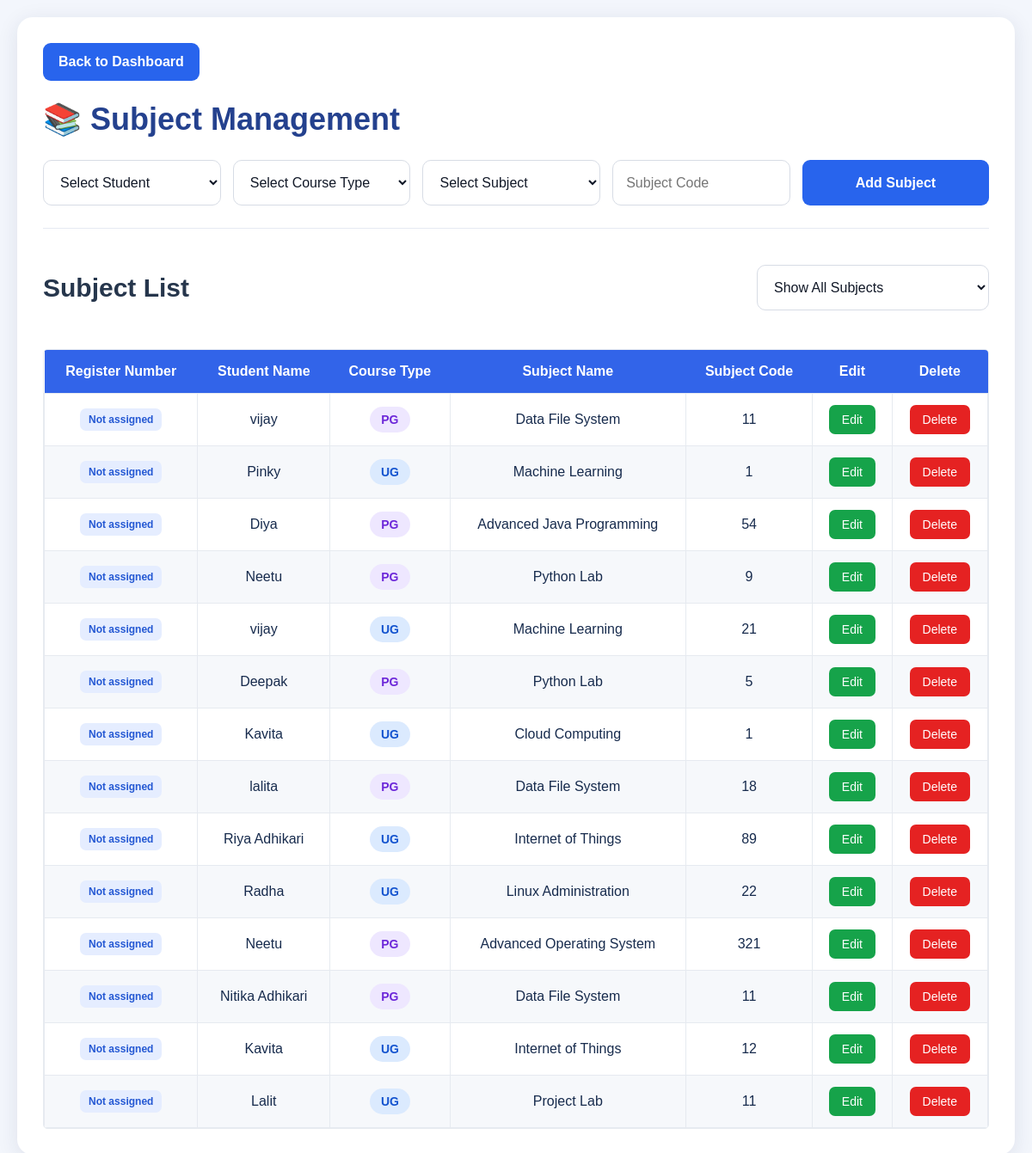
Before: /subjects with the older database file.
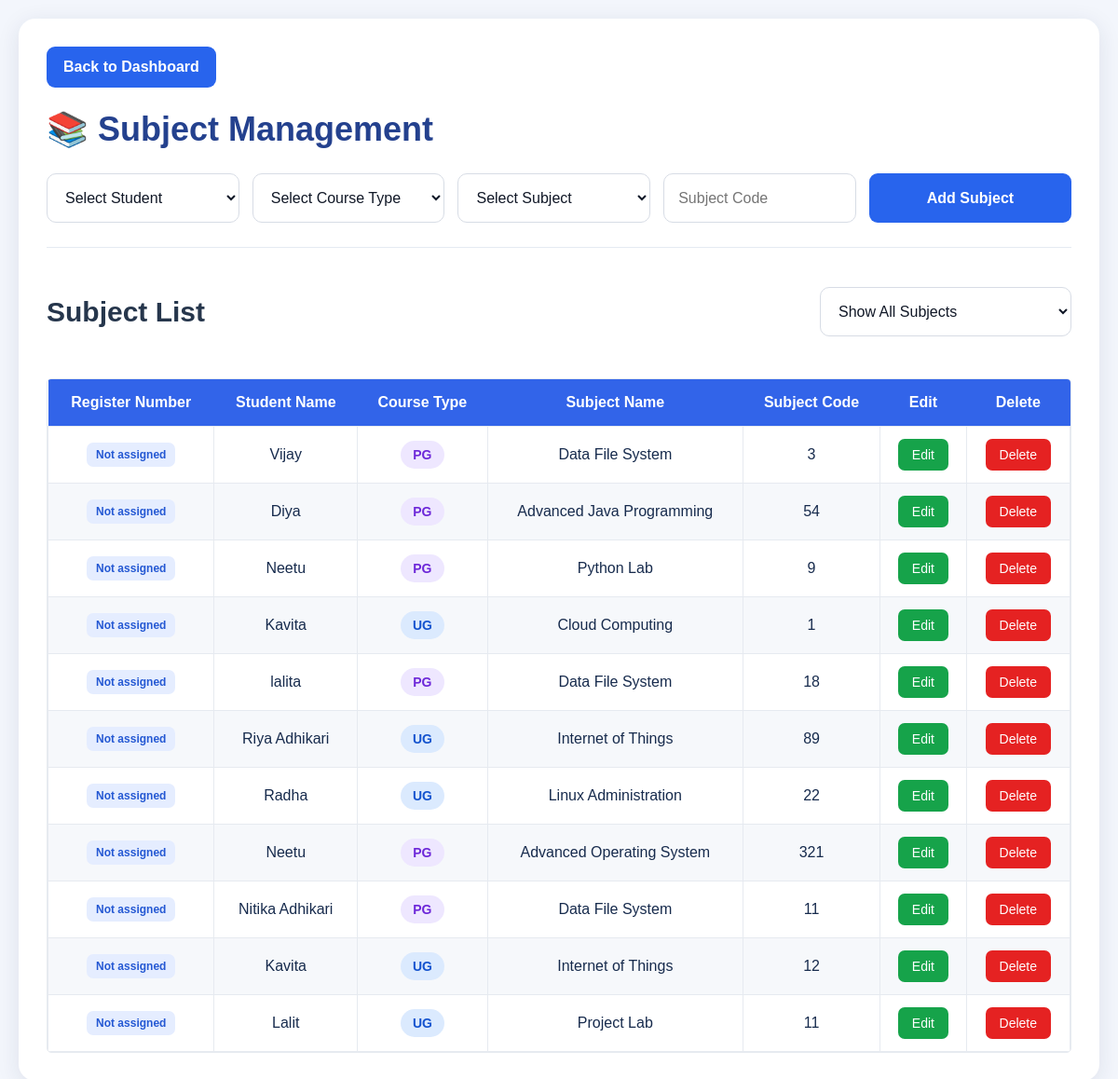
After: the same page with the newer database file.
### tables this page shows
CREATE TABLE subjects (
            id INTEGER PRIMARY KEY AUTOINCREMENT,
            student_name TEXT,
            subject_name TEXT NOT NULL,
            subject_code TEXT,
            course_type TEXT DEFAULT 'UG'
        );

### app.py (the view, shortened to what this page needs)
@app.route("/subjects", methods=["GET", "POST"])
def subjects():
    conn = get_db()
    try:
        students_data = conn.execute("""
            SELECT
                id,
                name,
                email,
                course,
                semester,
                UPPER(TRIM(COALESCE(course_type, 'UG'))) AS course_type,
                student_code
            FROM students
            ORDER BY name
        """).fetchall()
        course_filter = valid_course_type(
            request.args.get("course_type")
        )
        if course_filter:
            subjects_data = conn.execute("""
                SELECT
                    sub.id,
                    sub.student_name,
                    sub.subject_name,
                    sub.subject_code,
                    UPPER(TRIM(COALESCE(sub.course_type, 'UG')))
                        AS course_type,
                    s.student_code
                FROM subjects AS sub
                LEFT JOIN students AS s
                    ON LOWER(TRIM(s.name)) =
                       LOWER(TRIM(sub.student_name))
                   AND UPPER(TRIM(COALESCE(s.course_type, 'UG'))) =
                       UPPER(TRIM(COALESCE(sub.course_type, 'UG')))
                WHERE UPPER(TRIM(COALESCE(sub.course_type, 'UG'))) = ?
                ORDER BY sub.id DESC
            """, (course_filter,)).fetchall()
        else:
            subjects_data = conn.execute("""
                SELECT
                    sub.id,
                    sub.student_name,
                    sub.subject_name,
                    sub.subject_code,
                    UPPER(TRIM(COALESCE(sub.course_type, 'UG')))
                        AS course_type,
                    s.student_code
                FROM subjects AS sub
                LEFT JOIN students AS s
                    ON LOWER(TRIM(s.name)) =
                       LOWER(TRIM(sub.student_name))
                   AND UPPER(TRIM(COALESCE(s.course_type, 'UG'))) =
                       UPPER(TRIM(COALESCE(sub.course_type, 'UG')))
                ORDER BY sub.id DESC
            """).fetchall()
        return render_template(
            "subjects.html",
            students=students_data,
            subjects=subjects_data,
            course_filter=course_filter
        )
    finally:
        conn.close()

### app.py (called while the page is built)
def get_db():
    conn = sqlite3.connect(DB_PATH)
    conn.row_factory = sqlite3.Row
    return conn

def valid_course_type(value):
    value = (value or "").strip().upper()
    return value if value in ("UG", "PG") else ""

### templates/subjects.html (shortened to what this page needs)
<!DOCTYPE html>
<html lang="en">
<head>
</head>
<body>
    <main class="container">
        <a href="{{ url_for('dashboard') }}" class="back-btn">
            Back to Dashboard
        </a>
        <h1>📚 Subject Management</h1>
        <form class="subject-form"
              method="POST"
              action="{{ url_for('subjects') }}">
            <select name="student_name" id="studentName" required>
                <option value="">Select Student</option>
            </select>
            <select name="course_type" id="courseType" required>
                <option value="">Select Course Type</option>
            </select>
            <select name="subject_name" id="subjectName" required>
                <option value="">Select Subject</option>
            </select>
            <input type="text"
                   name="subject_code"
                   placeholder="Subject Code"
                   maxlength="30"
                   required>
            <button type="submit" class="add-btn">
                 Add Subject
            </button>
        </form>
        <section class="list-section">
            <div class="list-heading">
                <h2>Subject List</h2>
                <select id="listFilter"
                        class="filter-select"
                        aria-label="Filter subjects">
                    <option value="ALL">Show All Subjects</option>
                </select>
            </div>
            <div class="table-wrapper">
                <table>
                    <thead>
                        <tr>
                            <th>Register Number</th>
                            <th>Student Name</th>
                            <th>Course Type</th>
                            <th>Subject Name</th>
                            <th>Subject Code</th>
                            <th>Edit</th>
                            <th>Delete</th>
                        </tr>
                    </thead>
                    <tbody id="subjectTableBody">
                        {% for subject in subjects %}
                        <tr data-course="{{ (subject['course_type'] or '')|upper }}">
                            <td>
                                <span class="student-code">
                                    {{ subject['student_code'] or 'Not assigned' }}
                                </span>
                            </td>
                            <td>{{ subject['student_name'] }}</td>
                            <td>
                                <span class="course-badge {{ 'pg' if (subject['course_type'] or '')|upper == 'PG' else 'ug' }}">
                                    {{ (subject['course_type'] or 'UG')|upper }}
                                </span>
                            </td>
                            <td>{{ subject['subject_name'] }}</td>
                            <td>{{ subject['subject_code'] }}</td>
                            <td>
                                <a class="action-btn edit-btn"
                                   href="{{ url_for('edit_subject', id=subject['id']) }}">
                                    Edit
                                </a>
                            </td>
                            <td>
                                <button type="button"
                                        class="action-btn delete-btn"
                                        data-url="{{ url_for('delete_subject', id=subject['id']) }}"
                                        data-name="{{ subject['subject_name'] }}"
                                        onclick="openDeleteModal(this.dataset.url, this.dataset.name)">
                                    Delete
                                </button>
                            </td>
                        </tr>
                        {% else %}
                        <tr>
                            <td colspan="7" class="empty-row">
                                No subjects added yet.
                            </td>
                        </tr>
                        {% endfor %}
                    </tbody>
                </table>
            </div>
        </section>
    </main>
</body>
</html>

### templates/subjects.html (style rules this page uses)
* { box-sizing: border-box; }
body { margin: 0; padding: 20px; background: #f3f6fc; color: #172b4d; font-family: Arial, Helvetica, sans-serif; }
.container { max-width: 1600px; margin: 0 auto; padding: 30px; background: #fff; border-radius: 18px; box-shadow: 0 5px 24px rgba(26, 43, 77, .10); }
.back-btn, .add-btn { display: inline-block; padding: 13px 18px; border: 0; border-radius: 9px; background: #2864ed; color: #fff; font-weight: 700; text-decoration: none; cursor: pointer; }
.back-btn { margin-bottom: 24px; }
h1 { margin: 0 0 26px; color: #24418e; font-size: clamp(26px, 3vw, 36px); }
.subject-form { display: grid; grid-template-columns: repeat(4, minmax(130px, 1fr)) minmax(150px, 1.05fr); gap: 14px; align-items: center; padding-bottom: 26px; border-bottom: 1px solid #e5eaf2; }
select, input { width: 100%; min-width: 0; height: 53px; padding: 0 15px; border: 1px solid #d7dce5; border-radius: 10px; background: #fff; color: #111827; font-size: 16px; outline: none; }
.add-btn { height: 53px; font-size: 16px; }
.list-heading { display: flex; justify-content: space-between; align-items: center; gap: 20px; margin: 42px 0 45px; }
.list-heading h2 { margin: 0; color: #26364c; font-size: 30px; }
.filter-select { max-width: 270px; }
.table-wrapper { width: 100%; overflow-x: auto; border: 1px solid #e7ebf0; border-radius: 5px; }
table { width: 100%; min-width: 900px; border-collapse: collapse; text-align: center; }
thead { background: #3264e9; color: white; }
th { padding: 16px 12px; font-size: 16px; white-space: nowrap; }
td { padding: 13px 12px; border: 1px solid #e6eaf0; color: #172b4d; font-size: 16px; }
tbody tr:nth-child(even) { background: #f6f8fb; }
.student-code { display: inline-block; padding: 6px 10px; border-radius: 7px; background: #e5edff; color: #2458d3; font-size: 12px; font-weight: 700; white-space: nowrap; }
.course-badge { display: inline-block; min-width: 46px; padding: 7px 13px; border-radius: 20px; font-size: 14px; font-weight: 700; }
.course-badge.ug { background: #dbeafe; color: #1554cf; }
.course-badge.pg { background: #eee7ff; color: #6d28d9; }
.action-btn { display: inline-block; padding: 9px 15px; border: 0; border-radius: 7px; color: #fff; text-decoration: none; font-size: 14px; cursor: pointer; }
.edit-btn { background: #16a34a; }
.delete-btn { background: #e52222; }

Changed rows visible on the page:
removed subjects: subject "Not assigned", student_name "vijay", course_type "PG", subject_name "Data File System", subject_code "11"
removed subjects: subject "Not assigned", student_name "Pinky", course_type "UG", subject_name "Machine Learning", subject_code "1"
removed subjects: subject "Not assigned", student_name "vijay", course_type "UG", subject_name "Machine Learning", subject_code "21"
removed subjects: subject "Not assigned", student_name "Deepak", course_type "PG", subject_name "Python Lab", subject_code "5"
added subjects: subject "Not assigned", student_name "Vijay", course_type "PG", subject_name "Data File System", subject_code "3"
